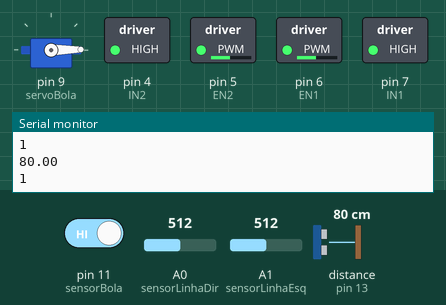
The sketch below on a simulated Arduino Uno, built with avr-gcc and run on an emulated ATmega328P. On the bench: servo, switched loads named in the sketch (green lamp = pin HIGH), the last lines printed to the serial monitor. The test bench sets the inputs (shaded band); at power-on: A0 (sensorLinhaDir) = 512, A1 (sensorLinhaEsq) = 512, pin 11 (sensorBola) HIGH, distance to the obstacle (sensor on pin 13) 80 cm. The echo pulse lasts 58.3 µs per cm.

Above: at 1.2 s.
1.3 s: A0 (sensorLinhaDir) set to 685
2.8 s: A0 (sensorLinhaDir) set to 715
At 3.9 s:
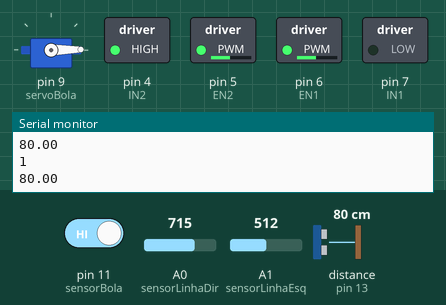
4.3 s: A1 (sensorLinhaEsq) set to 698
5.8 s: A1 (sensorLinhaEsq) set to 725
At 7.0 s:
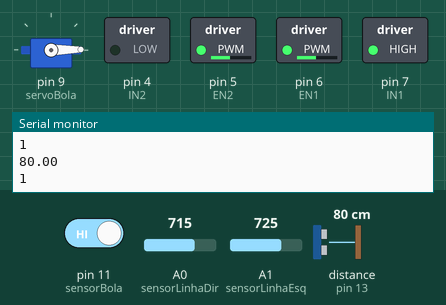
7.3 s: pin 11 (sensorBola) driven LOW
At 9.0 s:
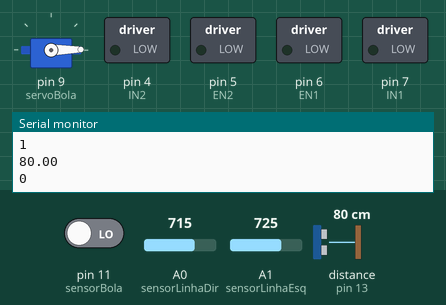
Timing chart, 0 to 10.5 s (numbered marks = the images above; inputs shaded):
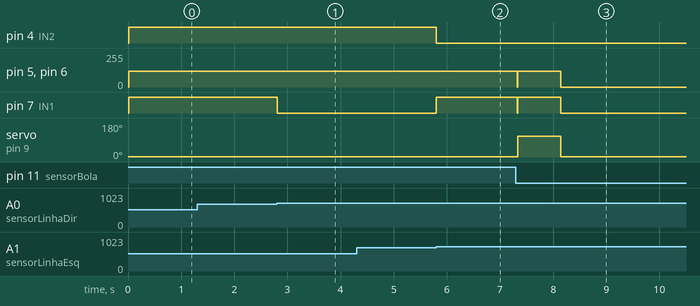

Measured:
- the behaviour switches between 700 and 701 on A0 (sensorLinhaDir) (found by bisection; images 0 and 1)
- the behaviour switches between 714 and 715 on A1 (sensorLinhaEsq) (found by bisection; images 1 and 2)
- after the input at 2.8 s, pin 7 (IN1): HIGH → LOW at once
- after the input at 5.8 s, pin 4 (IN2): HIGH → LOW at once; pin 7 (IN1): LOW → HIGH at once
- after the input at 7.3 s, pin 5 (EN2), pin 6 (EN1): 120/255 → 0/255 after 0.84 s; pin 7 (IN1): HIGH → LOW at once, → HIGH 0.01 s later, → LOW 0.81 s later; servo on pin 9 (servoBola): 1° → 109° at once, → 1° 0.81 s later

The sketch:

novoRoboV6.ino
```cpp
#include <Ultrasonic.h>
#include <Servo.h>

#define TRIGGER_PIN  12
#define ECHO_PIN     13

Ultrasonic ultrasonic(TRIGGER_PIN, ECHO_PIN);

int sensorLinhaDir = A0;    // select the pin for the LED
int valorLinhaDir  = 0;  // variable to store the value coming from the sensor
int sensorLinhaEsq = A1;    // select the pin for the LED
int valorLinhaEsq  = 0;  // variable to store the value coming from the sensor

//Valor de corte < 700 branco > preto
int ValorCorte = 700;

//Velocidade do carrinho
const int velocidade = 120;
int temObstaculo = 0;

int EN1 = 6;
int EN2 = 5;  //Roboduino Motor shield uses Pin 9
int IN1 = 7;
int IN2 = 4; //Latest version use pin 4 instead of pin 8

/*Sensor fototransitor(Verifica se a bola esta na frente */
int objeto = 0;
int sensorBola = 11;
int comBola = 1;
int terminaLoop = 0;

/*Micro Servo*/
 Servo servoBola;
 int pos = 0;

//Funcoes do Motor 1
void Motor1(int pwm, boolean reverse)
{
   analogWrite(EN1,pwm); //set pwm control, 0 for stop, and 255 for maximum speed

   if(reverse)
   {
      digitalWrite(IN1,HIGH);
   }
  else
  {
      digitalWrite(IN1,LOW);
  }
}

void Motor2(int pwm, boolean reverse)
{
  analogWrite(EN2,pwm);

  if(reverse)
  {
     digitalWrite(IN2,HIGH);
  }
  else
  {
    digitalWrite(IN2,LOW);
  }
}

void setup()
{
    int i;

    //Define os pinos de 4 - 7 (Digital)
    for(int i = 4; i <= 7; i++)
    {
      pinMode(i, OUTPUT);
    }

    servoBola.attach(9);

    for(pos = 150; pos >= 1; pos-=1)     // goes from 180 degrees to 0 degrees
    {
      servoBola.write(pos);              // tell servo to go to position in variable 'pos'
    }
    Serial.begin(9600);
}

boolean obterDistancia()
{
  float cmMsec;
  long microsec = ultrasonic.timing();

  cmMsec = ultrasonic.convert(microsec, Ultrasonic::CM);
  Serial.println(cmMsec);

  if (cmMsec > 18.50 && cmMsec < 19.00)
  {
    temObstaculo = 0;
  }
  else
  {
    temObstaculo = 1;
  }

//  delay(1000);
}

void obterBola()
{
  objeto = digitalRead(sensorBola);

  Serial.println(objeto);

  if (objeto == 0)
  {
    comBola = 0;
  }
  else
  {
    comBola = 1;
  }
}

void desviaEsquerda()
{
      //Esquerda
      Motor1(velocidade, false);
      Motor2(velocidade, true);
      delay(900);

      //Frente
      Motor1(velocidade, true);
      Motor2(velocidade, true);
      delay(1300);

      //Direita
      Motor1(velocidade, true);
      Motor2(velocidade, false);
      delay(1000);

      //Frente
      Motor1(velocidade,true);
      Motor2(velocidade,true);
      delay(2000);

      //Direita
      Motor1(velocidade,true);
      Motor2(velocidade,false);
      delay(1000);

      //Frente
      Motor1(velocidade,true);
      Motor2(velocidade,true);
      delay(1400);

      //Esquerda
      Motor1(velocidade,false);
      Motor2(velocidade,true);
      delay(900);
}

void loop()
{
  if (terminaLoop == 0)
  {
    obterDistancia();

    if (temObstaculo == 0)
    {
      Motor1(0, false);
      Motor2(0, false);
      delay(1000);
      desviaEsquerda();
    }
    else
    {
      obterBola();

      if (comBola == 0)
      {
          Motor1(0, false);
          Motor2(0, false);

          for(pos = 0; pos < 110; pos += 1)  // goes from 0 degrees to 180 degrees
          {                                  // in steps of 1 degree
              servoBola.write(pos);              // tell servo to go to position in variable 'pos'
          }

          Motor1(velocidade,true);
          Motor2(velocidade,false);
          delay(800);

          for(pos = 110; pos >= 1; pos-=1)     // goes from 180 degrees to 0 degrees
          {
            servoBola.write(pos);              // tell servo to go to position in variable 'pos'
          }

          Motor1(0, false);
          Motor2(0, false);

          comBola = 1;
          terminaLoop = 1;
      }
      else
      {
        valorLinhaDir = analogRead(sensorLinhaDir);
        valorLinhaEsq = analogRead(sensorLinhaEsq);

        if ((valorLinhaEsq < ValorCorte) && (valorLinhaDir < ValorCorte))
        {
            Motor1(velocidade,true);  //You can change the speed, such as Motor(50,true)
            Motor2(velocidade,true);
        }

        if((valorLinhaEsq > ValorCorte) && (valorLinhaDir < ValorCorte))
        {
            Motor1(velocidade,true);
            Motor2(velocidade,false);
        }

        if((valorLinhaDir > ValorCorte) && (valorLinhaEsq < ValorCorte))
        {
            Motor1(velocidade,false);
            Motor2(velocidade,true);
        }

        if((valorLinhaDir > ValorCorte) && (valorLinhaEsq > ValorCorte))
        {

          if (valorLinhaDir > valorLinhaEsq)
          {
            Motor1(velocidade,false);
            Motor2(velocidade,true);
            delay(500);
          }
          else
          {
            Motor1(velocidade,true);
            Motor2(velocidade,false);
            delay(500);
          }
        }
      }
    }
  }
  else
  {
    Motor1(0,false);
    Motor2(0,false);
    terminaLoop = 1;
  }
}
```
